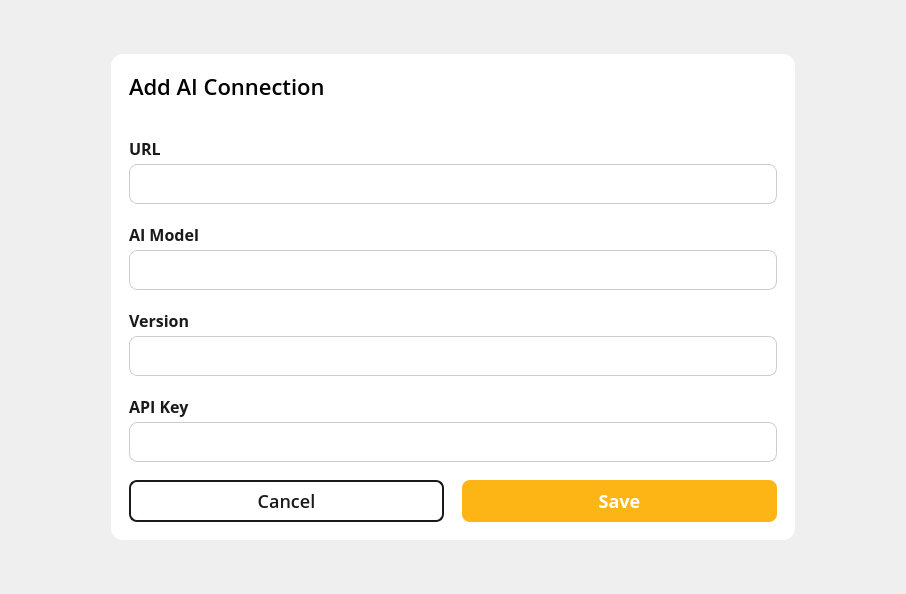
<?xml version="1.0" encoding="UTF-8"?>
<ui version="4.0">
 <class>AIConnectionAddEditDialog</class>
 <widget class="QDialog" name="AIConnectionAddEditDialog">
  <property name="geometry">
   <rect>
    <x>0</x>
    <y>0</y>
    <width>906</width>
    <height>594</height>
   </rect>
  </property>
  <property name="windowTitle">
   <string>Dialog</string>
  </property>
  <property name="styleSheet">
   <string notr="true">#dialogContainer {
	background-color: white;
	border-radius: 12px;
	border: none;
}

#bodyContainer {
	border-bottom-left-radius: 12px;
	border-bottom-right-radius: 12px;
}


QLabel {
	color: #1A1A1A;
	font-family: Open Sans;
	font-weight: 600;
	font-size: 16px;
	line-height: 24px;
	letter-spacing: 0%;
}

QLineEdit {
	color: #1A1A1A;
	background: white;
	font-family: Open Sans;
	font-weight: 400;
	font-size: 16px;
	line-height: 24px;
	letter-spacing: 0%;
	border-radius: 8px;
	border: 1px solid #CCCCCC;
	padding-left: 12px;
	padding-right: 12px;
}

QTextEdit {
	color: #1A1A1A;
	background: white;
	font-family: Open Sans;
	font-weight: 400;
	font-size: 16px;
	line-height: 24px;
	letter-spacing: 0%;
	border-radius: 8px;
	border: 1px solid #CCCCCC;
	padding-left: 12px;
	padding-right: 12px;
}

QComboBox {
    background-color: white;
    border: 1px solid #ccc;
    border-radius: 8px;
    padding: 4px;
    font-size: 16px;
	line-height: 24px;
	letter-spacing: 0%;
    color: #333;
}

QComboBox::drop-down {
    subcontrol-origin: padding;
    subcontrol-position: top right;
    width: 24px;
    border: none;
}

QComboBox::down-arrow {
    image: url(:/images/chevron-down.svg);
    width: 16px;
    height: 16px;
}

QComboBox::down-arrow:on {
    image: url(:/images/chevron-up.svg);
}

QComboBox QAbstractItemView {
    background-color: white;
    margin-top: 0px;
    border: 1px solid #ccc;
    border-radius: 8px;
	outline: none;
}

/* Each dropdown item */
QComboBox QAbstractItemView::item {
	color: #1A1A1A;
    padding: 6px 12px;
    border-radius: 4px;
}

/* Hovered item */
QComboBox QAbstractItemView::item:hover {
    background-color: #e6f2ff;
}

/* Selected item */
QComboBox QAbstractItemView::item:selected {
    background-color: #d0e8ff;
    color: #1a1a1a;
}</string>
  </property>
  <layout class="QHBoxLayout" name="horizontalLayout_2">
   <item>
    <widget class="QWidget" name="dialogContainer" native="true">
     <property name="sizePolicy">
      <sizepolicy hsizetype="Fixed" vsizetype="Preferred">
       <horstretch>0</horstretch>
       <verstretch>0</verstretch>
      </sizepolicy>
     </property>
     <property name="minimumSize">
      <size>
       <width>684</width>
       <height>486</height>
      </size>
     </property>
     <property name="maximumSize">
      <size>
       <width>684</width>
       <height>486</height>
      </size>
     </property>
     <property name="styleSheet">
      <string notr="true"/>
     </property>
     <layout class="QVBoxLayout" name="verticalLayout_2">
      <property name="spacing">
       <number>0</number>
      </property>
      <property name="leftMargin">
       <number>0</number>
      </property>
      <property name="topMargin">
       <number>0</number>
      </property>
      <property name="rightMargin">
       <number>0</number>
      </property>
      <property name="bottomMargin">
       <number>0</number>
      </property>
      <item>
       <widget class="QWidget" name="titleBar" native="true">
        <property name="minimumSize">
         <size>
          <width>0</width>
          <height>64</height>
         </size>
        </property>
        <property name="maximumSize">
         <size>
          <width>16777215</width>
          <height>64</height>
         </size>
        </property>
        <property name="styleSheet">
         <string notr="true">background-color: rgba(255, 255, 255, 0);</string>
        </property>
        <layout class="QHBoxLayout" name="horizontalLayout">
         <property name="spacing">
          <number>18</number>
         </property>
         <property name="leftMargin">
          <number>18</number>
         </property>
         <property name="topMargin">
          <number>16</number>
         </property>
         <property name="rightMargin">
          <number>18</number>
         </property>
         <property name="bottomMargin">
          <number>16</number>
         </property>
         <item>
          <widget class="QLabel" name="dialogTitle">
           <property name="styleSheet">
            <string notr="true">font-family: Open Sans;
font-size: 22px;
font-weight: 500;
color: black;
line-height: 30px;
letter-spacing: 0%;
</string>
           </property>
           <property name="text">
            <string>Add AI Connection</string>
           </property>
          </widget>
         </item>
         <item>
          <widget class="QToolButton" name="closeButton">
           <property name="minimumSize">
            <size>
             <width>32</width>
             <height>32</height>
            </size>
           </property>
           <property name="maximumSize">
            <size>
             <width>32</width>
             <height>32</height>
            </size>
           </property>
           <property name="text">
            <string/>
           </property>
           <property name="icon">
            <iconset resource="../../../../Resources/Resources.qrc">
             <normaloff>:/images/Project/cross-icon.svg</normaloff>:/images/Project/cross-icon.svg</iconset>
           </property>
           <property name="iconSize">
            <size>
             <width>32</width>
             <height>32</height>
            </size>
           </property>
           <property name="autoRaise">
            <bool>true</bool>
           </property>
          </widget>
         </item>
        </layout>
       </widget>
      </item>
      <item>
       <widget class="QWidget" name="bodyContainer" native="true">
        <layout class="QVBoxLayout" name="verticalLayout">
         <property name="spacing">
          <number>18</number>
         </property>
         <property name="leftMargin">
          <number>18</number>
         </property>
         <property name="topMargin">
          <number>18</number>
         </property>
         <property name="rightMargin">
          <number>18</number>
         </property>
         <property name="bottomMargin">
          <number>18</number>
         </property>
         <item>
          <widget class="QWidget" name="UrlContainer" native="true">
           <layout class="QVBoxLayout" name="verticalLayout_5">
            <property name="spacing">
             <number>4</number>
            </property>
            <property name="leftMargin">
             <number>0</number>
            </property>
            <property name="topMargin">
             <number>0</number>
            </property>
            <property name="rightMargin">
             <number>0</number>
            </property>
            <property name="bottomMargin">
             <number>0</number>
            </property>
            <item>
             <widget class="QLabel" name="label_2">
              <property name="text">
               <string>URL</string>
              </property>
             </widget>
            </item>
            <item>
             <widget class="QLineEdit" name="urlEdit">
              <property name="minimumSize">
               <size>
                <width>0</width>
                <height>40</height>
               </size>
              </property>
              <property name="maximumSize">
               <size>
                <width>16777215</width>
                <height>40</height>
               </size>
              </property>
             </widget>
            </item>
           </layout>
          </widget>
         </item>
         <item>
          <widget class="QWidget" name="AIContainer" native="true">
           <property name="sizePolicy">
            <sizepolicy hsizetype="Preferred" vsizetype="Fixed">
             <horstretch>0</horstretch>
             <verstretch>0</verstretch>
            </sizepolicy>
           </property>
           <property name="minimumSize">
            <size>
             <width>0</width>
             <height>68</height>
            </size>
           </property>
           <property name="maximumSize">
            <size>
             <width>16777215</width>
             <height>68</height>
            </size>
           </property>
           <layout class="QVBoxLayout" name="verticalLayout_3">
            <property name="spacing">
             <number>4</number>
            </property>
            <property name="leftMargin">
             <number>0</number>
            </property>
            <property name="topMargin">
             <number>0</number>
            </property>
            <property name="rightMargin">
             <number>0</number>
            </property>
            <property name="bottomMargin">
             <number>0</number>
            </property>
            <item>
             <widget class="QLabel" name="label">
              <property name="text">
               <string>AI Model</string>
              </property>
             </widget>
            </item>
            <item>
             <widget class="QComboBox" name="aiSelect">
              <property name="minimumSize">
               <size>
                <width>0</width>
                <height>40</height>
               </size>
              </property>
              <property name="maximumSize">
               <size>
                <width>16777215</width>
                <height>40</height>
               </size>
              </property>
             </widget>
            </item>
           </layout>
          </widget>
         </item>
         <item>
          <widget class="QWidget" name="VersionContainer" native="true">
           <property name="sizePolicy">
            <sizepolicy hsizetype="Preferred" vsizetype="Fixed">
             <horstretch>0</horstretch>
             <verstretch>0</verstretch>
            </sizepolicy>
           </property>
           <property name="minimumSize">
            <size>
             <width>0</width>
             <height>68</height>
            </size>
           </property>
           <property name="maximumSize">
            <size>
             <width>16777215</width>
             <height>68</height>
            </size>
           </property>
           <layout class="QVBoxLayout" name="verticalLayout_4">
            <property name="spacing">
             <number>4</number>
            </property>
            <property name="leftMargin">
             <number>0</number>
            </property>
            <property name="topMargin">
             <number>0</number>
            </property>
            <property name="rightMargin">
             <number>0</number>
            </property>
            <property name="bottomMargin">
             <number>0</number>
            </property>
            <item>
             <widget class="QLabel" name="versionLabel">
              <property name="text">
               <string>Version</string>
              </property>
             </widget>
            </item>
            <item>
             <widget class="QComboBox" name="versionSelect">
              <property name="minimumSize">
               <size>
                <width>0</width>
                <height>40</height>
               </size>
              </property>
              <property name="maximumSize">
               <size>
                <width>16777215</width>
                <height>40</height>
               </size>
              </property>
             </widget>
            </item>
           </layout>
          </widget>
         </item>
         <item>
          <widget class="QWidget" name="apiKeyContainer" native="true">
           <property name="sizePolicy">
            <sizepolicy hsizetype="Preferred" vsizetype="Fixed">
             <horstretch>0</horstretch>
             <verstretch>0</verstretch>
            </sizepolicy>
           </property>
           <property name="minimumSize">
            <size>
             <width>0</width>
             <height>68</height>
            </size>
           </property>
           <property name="maximumSize">
            <size>
             <width>16777215</width>
             <height>68</height>
            </size>
           </property>
           <layout class="QVBoxLayout" name="verticalLayout_6">
            <property name="spacing">
             <number>4</number>
            </property>
            <property name="leftMargin">
             <number>0</number>
            </property>
            <property name="topMargin">
             <number>0</number>
            </property>
            <property name="rightMargin">
             <number>0</number>
            </property>
            <property name="bottomMargin">
             <number>0</number>
            </property>
            <item>
             <widget class="QLabel" name="apiKeyLabel">
              <property name="text">
               <string>API Key</string>
              </property>
             </widget>
            </item>
            <item>
             <widget class="PasswordEdit" name="apiKeyEdit">
              <property name="minimumSize">
               <size>
                <width>0</width>
                <height>40</height>
               </size>
              </property>
              <property name="maximumSize">
               <size>
                <width>16777215</width>
                <height>40</height>
               </size>
              </property>
             </widget>
            </item>
           </layout>
          </widget>
         </item>
         <item>
          <widget class="QWidget" name="buttonContainer" native="true">
           <property name="sizePolicy">
            <sizepolicy hsizetype="Preferred" vsizetype="Fixed">
             <horstretch>0</horstretch>
             <verstretch>0</verstretch>
            </sizepolicy>
           </property>
           <property name="minimumSize">
            <size>
             <width>0</width>
             <height>42</height>
            </size>
           </property>
           <property name="maximumSize">
            <size>
             <width>16777215</width>
             <height>42</height>
            </size>
           </property>
           <layout class="QHBoxLayout" name="buttonLayout">
            <property name="spacing">
             <number>18</number>
            </property>
            <property name="leftMargin">
             <number>0</number>
            </property>
            <property name="topMargin">
             <number>0</number>
            </property>
            <property name="rightMargin">
             <number>0</number>
            </property>
            <property name="bottomMargin">
             <number>0</number>
            </property>
            <item>
             <widget class="QPushButton" name="cancelButton">
              <property name="minimumSize">
               <size>
                <width>0</width>
                <height>42</height>
               </size>
              </property>
              <property name="maximumSize">
               <size>
                <width>16777215</width>
                <height>42</height>
               </size>
              </property>
              <property name="styleSheet">
               <string notr="true">QPushButton {
	background: white;
	border: 2px solid #1A1A1A;
	border-radius: 8px;
	font-family: Open Sans;
	font-weight: 500;
	font-size: 18px;
	color: #1A1A1A;
}

QPushButton:hover {
    background-color: #D6ECFF;
}

QPushButton:pressed {
    background-color: #B7DCFF;
    padding-top: 2px;
	padding-left: 2px;
}</string>
              </property>
              <property name="text">
               <string>Cancel</string>
              </property>
             </widget>
            </item>
            <item>
             <widget class="QPushButton" name="saveButton">
              <property name="minimumSize">
               <size>
                <width>0</width>
                <height>42</height>
               </size>
              </property>
              <property name="maximumSize">
               <size>
                <width>16777215</width>
                <height>42</height>
               </size>
              </property>
              <property name="styleSheet">
               <string notr="true">QPushButton {
	background: #FDB515;
	border: none;
	border-radius: 8px;
	font-family: Open-Sans;
	font-weight: 500;
	font-size: 18px;
	color: white;
}

QPushButton:hover {
    background-color: #E6A512;
}

QPushButton:pressed {
    background-color: #CC8F0F;
    padding-top: 2px;
	padding-left: 2px;
}</string>
              </property>
              <property name="text">
               <string>Save</string>
              </property>
             </widget>
            </item>
           </layout>
          </widget>
         </item>
        </layout>
       </widget>
      </item>
     </layout>
    </widget>
   </item>
  </layout>
 </widget>
 <customwidgets>
  <customwidget>
   <class>PasswordEdit</class>
   <extends>QLineEdit</extends>
   <header>passwordedit.h</header>
  </customwidget>
 </customwidgets>
 <resources>
  <include location="../../../../Resources/Resources.qrc"/>
 </resources>
 <connections/>
</ui>
